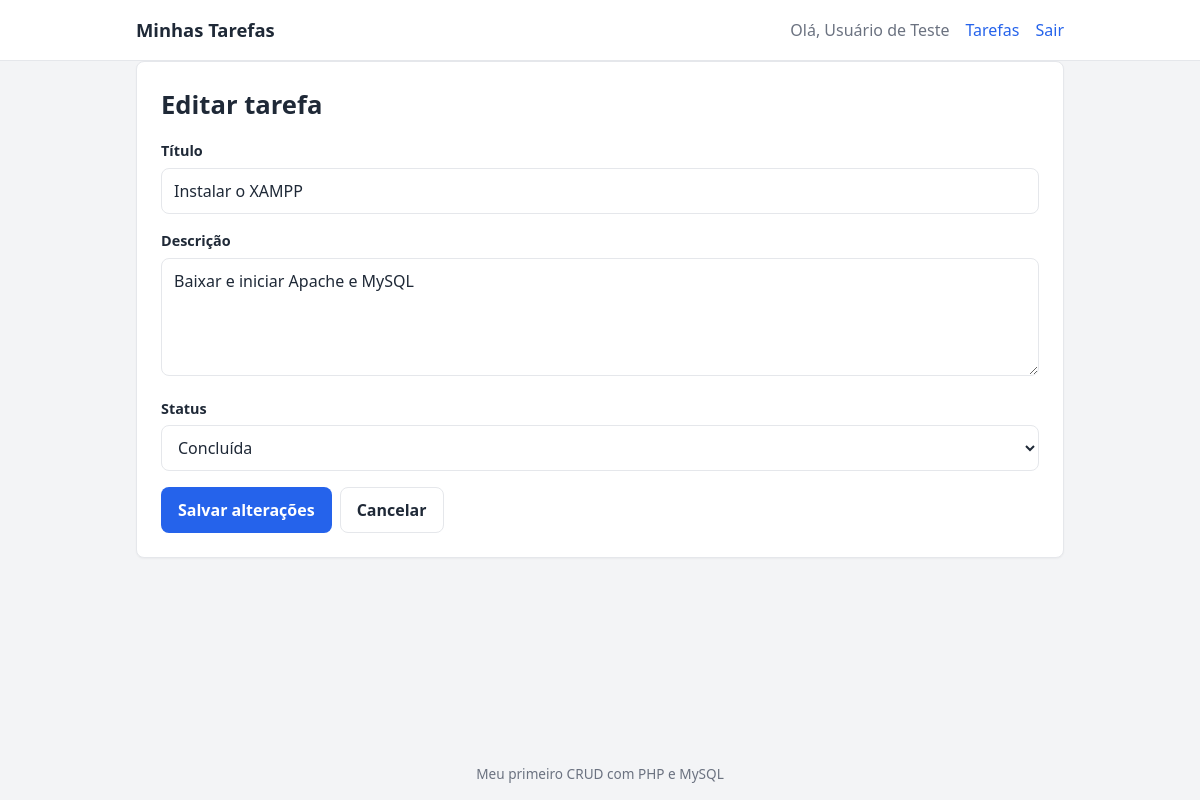
Page /editar.php?id=1 (signed in) on the committed database.
### tables this page shows
CREATE TABLE IF NOT EXISTS tarefas (
  id            INT UNSIGNED AUTO_INCREMENT PRIMARY KEY,
  usuario_id    INT UNSIGNED NOT NULL,
  titulo        VARCHAR(150) NOT NULL,
  descricao     TEXT NULL,
  status        ENUM('pendente', 'andamento', 'concluida') NOT NULL DEFAULT 'pendente',
  criado_em     TIMESTAMP DEFAULT CURRENT_TIMESTAMP,
  atualizado_em TIMESTAMP DEFAULT CURRENT_TIMESTAMP ON UPDATE CURRENT_TIMESTAMP,
  CONSTRAINT fk_tarefas_usuario
    FOREIGN KEY (usuario_id) REFERENCES usuarios(id)
    ON DELETE CASCADE
);

### funcoes.php (called while the page is built, shortened)
<?php
function e(?string $texto): string
{
    return htmlspecialchars($texto ?? '', ENT_QUOTES, 'UTF-8');
}

### form_tarefa.php (the view, shortened to what this page needs)
<form method="post">
    <div class="campo">
        <label for="titulo">Título</label>
        <input type="text" id="titulo" name="titulo" maxlength="150" value="<?= e($tarefa['titulo']) ?>" required>
    </div>
    <div class="campo">
        <label for="descricao">Descrição</label>
        <textarea id="descricao" name="descricao" rows="4"><?= e($tarefa['descricao']) ?></textarea>
    </div>
    <div class="campo">
        <label for="status">Status</label>
        <select id="status" name="status">
            <?php foreach (STATUS_TAREFA as $valor => $rotulo): ?>
                <option value="<?= e($valor) ?>" <?= $tarefa['status'] === $valor ? 'selected' : '' ?>>
                    <?= e($rotulo) ?>
                </option>
            <?php endforeach; ?>
        </select>
    </div>
    <div class="form-acoes">
        <button type="submit" class="btn btn-primario"><?= e($textoBotao) ?></button>
        <a class="btn btn-secundario" href="index.php">Cancelar</a>
    </div>
</form>

### style.css (style rules this page uses)
:root { --cor-primaria: #2563eb; --cor-primaria-escura: #1d4ed8; --cor-perigo: #dc2626; --cor-perigo-escura: #b91c1c; --cor-fundo: #f3f4f6; --cor-card: #ffffff; --cor-texto: #1f2937; --cor-suave: #6b7280; --cor-borda: #e5e7eb; --raio: 8px; }
* { box-sizing: border-box; }
body { margin: 0; min-height: 100vh; display: flex; flex-direction: column; font-family: system-ui, -apple-system, 'Segoe UI', Roboto, sans-serif; background: var(--cor-fundo); color: var(--cor-texto); line-height: 1.5; }
a { color: var(--cor-primaria); text-decoration: none; }
.campo { margin-bottom: 16px; }
.campo label { display: block; margin-bottom: 6px; font-weight: 600; font-size: .9rem; }
.campo input, .campo textarea, .campo select { width: 100%; padding: 10px 12px; font: inherit; color: inherit; background: #fff; border: 1px solid var(--cor-borda); border-radius: var(--raio); }
.form-acoes { display: flex; gap: 8px; }
.btn { display: inline-block; padding: 10px 16px; font: inherit; font-weight: 600; text-align: center; border: 1px solid transparent; border-radius: var(--raio); cursor: pointer; }
.btn-primario { background: var(--cor-primaria); color: #fff; }
.btn-secundario { background: #fff; color: var(--cor-texto); border-color: var(--cor-borda); }

### rows in the picture
tarefas: titulo "Instalar o XAMPP", descricao "Baixar e iniciar Apache e MySQL", status "Concluída"

### other values in the picture
$_SESSION['usuario_nome'] "Usuário de Teste"
$textoBotao "Salvar alterações"
